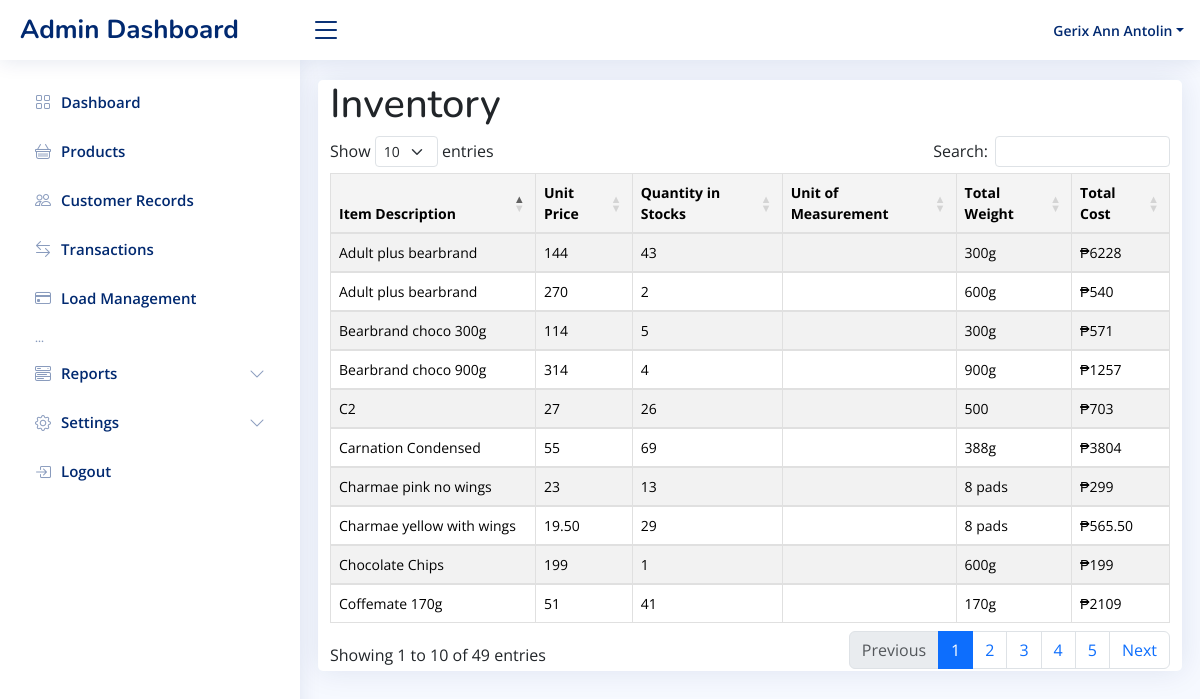
Screenshot of /reports/viewInventory.php (signed in) with the database file from the repository.
### tables this page shows
CREATE TABLE `products` (
  `id` int(255) NOT NULL AUTO_INCREMENT,
  `image` blob NOT NULL,
  `item` varchar(255) NOT NULL,
  `unit_price` varchar(255) NOT NULL,
  `quantity` varchar(255) NOT NULL,
  `category_id` int(25) unsigned NOT NULL,
  `weight` varchar(255) NOT NULL,
  `total_cost` varchar(255) NOT NULL,
  `barcode` varchar(255) NOT NULL,
  PRIMARY KEY (`id`),
  KEY `category_id` (`category_id`)
);

### reports/viewInventory.php (the view, shortened to what this page needs)
<?php
include "../db_conn.php";
$sql = "SELECT p.*, i.address FROM products p
        LEFT JOIN inventory i ON p.id = i.id
        ORDER BY p.id ASC";
$result = $con->query($sql);
include '../includes/header.php';
include '../includes/navbar.php';
include '../includes/sidebar.php';
?>
<main id="main" class="main">
    <section class="section dashboard">
        <div class="row">
            <div class="card">
                <div class="col-md-4">
                    <h1 class="page-header">Inventory</h1>
                </div>
                <div class="table-container">
                    <table id="example" class="table table-striped table-bordered table-hover">
                        <thead class="thead-dark">
                            <tr>
                                <th scope="col">Item Description</th>
                                <th scope="col">Unit Price</th>
                                <th scope="col">Quantity in Stocks</th>
                                <th scope="col">Unit of Measurement</th>
                                <th scope="col" class="total-column">Total Weight</th>
                                <th scope="col" class="total-column">Total Cost</th>
                            </tr>
                        </thead>
                        <tbody>
                            <?php while ($inventory = $result->fetch_assoc()) { ?>
                                <tr>
                                    <td><?php echo $inventory["item"]; ?></td>
                                    <td><?php echo $inventory["unit_price"]; ?></td>
                                    <td><?php echo $inventory["quantity"]; ?></td>
                                    <td><?php echo $inventory["measurements"]; ?></td>
                                    <td class="total-column"><?php echo $inventory["weight"]; ?></td>
                                    <td class="total-column"><span>₱</span><?php echo $inventory["total_cost"]; ?></td>
                                </tr>
                            <?php } ?>
                        </tbody>
                    </table>
                </div>
            </div>
        </div>
    </section>
</main>
<?php include '../includes/footer.php'; ?>
<link rel="stylesheet" href="https://cdnjs.cloudflare.com/ajax/libs/font-awesome/5.15.1/css/all.min.css">
<link rel="stylesheet" href="https://cdn.datatables.net/1.13.7/css/dataTables.bootstrap5.min.css">

### assets/css/style.css (style rules this page uses)
:root { scroll-behavior: smooth; }
body { font-family: "Open Sans", sans-serif; background: #f6f9ff; color: #444444; }
h1, h2, h3, h4, h5, h6 { font-family: "Nunito", sans-serif; }
#main { margin-top: 60px; padding: 20px 30px; transition: all 0.3s; }
.card { margin-bottom: 30px; border: none; border-radius: 5px; box-shadow: 0px 0 30px rgba(1, 41, 112, 0.1); }
@media (min-width: 1200px) { #main, #footer { margin-left: 300px; } }

### reports/viewInventory.php (style rules this page uses)
table.table { width: 100%; border-collapse: collapse; }
table.table th, table.table td { padding: 8px; border: 1px solid #e0e0e0; font-size: 14px; }
table.table th { background-color: #f4f4f4; font-weight: bold; }
table.table tr:nth-child(even) { background-color: #f2f2f2; }

### rows the page displays
products: item "Charmae pink no wings", unit_price "23", quantity "13", weight "8 pads", total_cost "299"
products: item "Charmae yellow with wings", unit_price "19.50", quantity "29", weight "8 pads", total_cost "565.50"
products: item "C2", unit_price "27", quantity "26", weight "500", total_cost "703"
products: item "Carnation Condensed", unit_price "55", quantity "69", weight "388g", total_cost "3804"
products: item "Coffemate 170g", unit_price "51", quantity "41", weight "170g", total_cost "2109"
products: item "Chocolate Chips", unit_price "199", quantity "1", weight "600g", total_cost "199"
products: item "Adult plus bearbrand", unit_price "144", quantity "43", weight "300g", total_cost "6228"
products: item "Adult plus bearbrand", unit_price "270", quantity "2", weight "600g", total_cost "540"
products: item "Bearbrand choco 900g", unit_price "314", quantity "4", weight "900g", total_cost "1257"
products: item "Bearbrand choco 300g", unit_price "114", quantity "5", weight "300g", total_cost "571"

### other values shown
$_SESSION['name'] "Gerix Ann Antolin"
